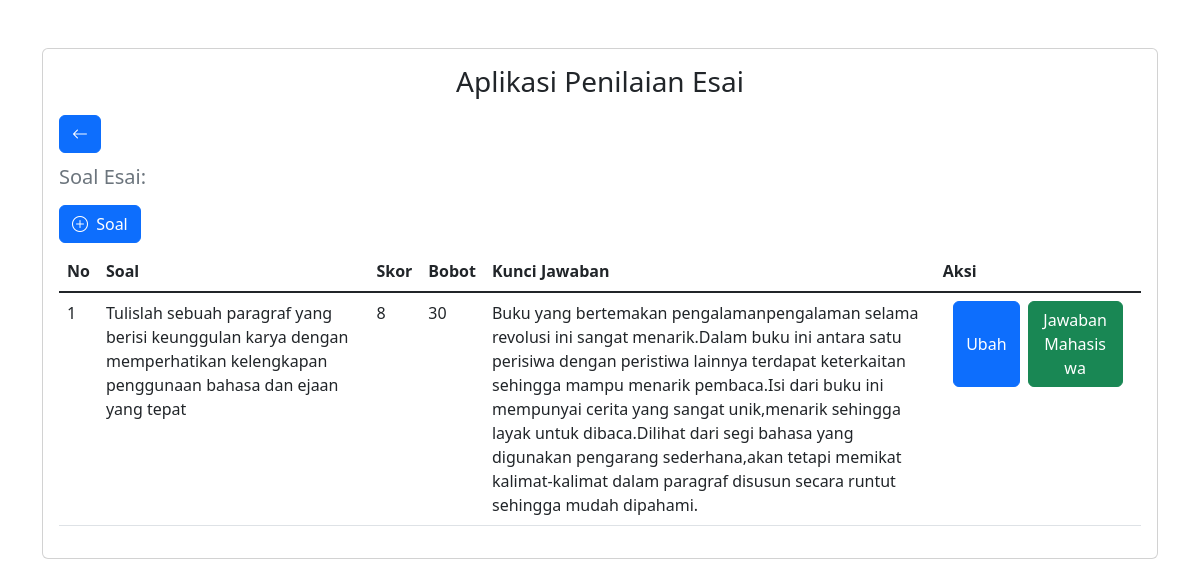
Page /essay/soal_view/BINDO on the earlier database version.
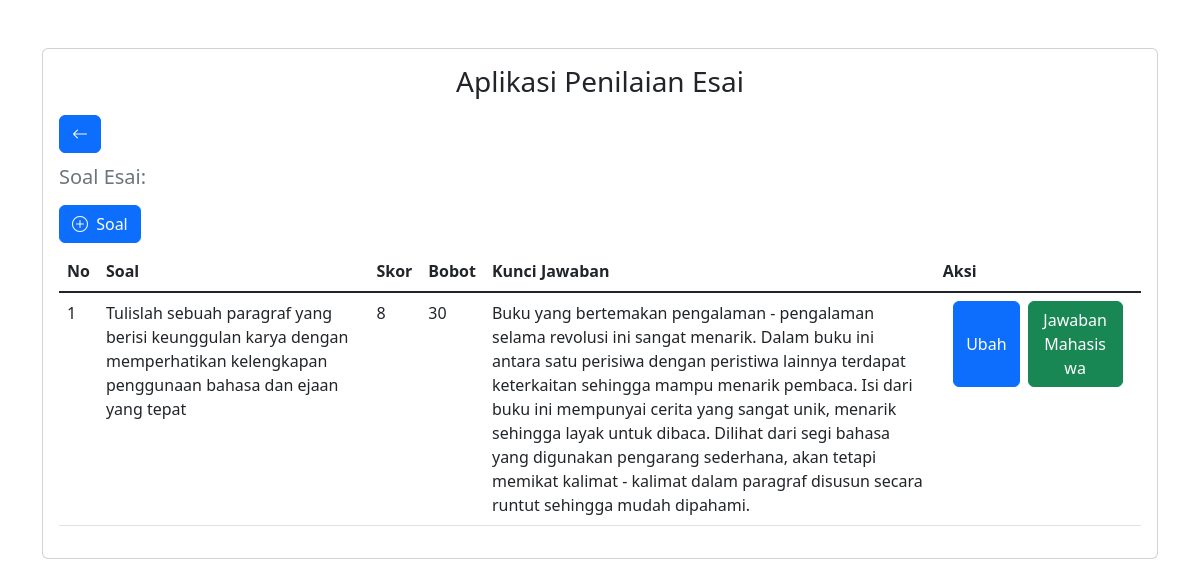
Same page on the later database version.
### tables this page shows
CREATE TABLE `soal_esai` (
  `kd_soal` varchar(6) NOT NULL,
  `kd_matkul` varchar(6) NOT NULL,
  `soal` text NOT NULL,
  `skor` int(1) NOT NULL,
  `bobot` int(3) NOT NULL,
  `kunci_jawaban` text NOT NULL
);

### application/controllers/Essay.php (called while the page is built, shortened)
<?php
class Essay extends CI_Controller
{
    public function __construct()
    {
        $this->load->model('essay_model');
        $this->load->helper('url');
    }
    public function soal_view($kd_matkul)
    {
        $this->soal_matakuliah = $this->essay_model->show_data('kd_soal, soal, skor, bobot, kunci_jawaban', 'soal_esai', ['kd_matkul' => $kd_matkul]);
        $this->load->view('template/header');
        $this->load->view('soal_view', ['kd_matkul' => $kd_matkul, 'title' => '', 'soal_matkul' => $this->soal_matakuliah]);
        $this->load->view('template/footer');
    }
}

### index.php (called while the page is built, shortened)
<?php
require_once BASEPATH.'core/CodeIgniter.php';

### application/models/Essay_model.php (called while the page is built, shortened)
<?php
class Essay_model extends CI_Model
{
    public function show_data(string $column, string $table, array $param = null)
    {
        $this->db->select($column);
        if (!is_null($param)) {
            $query = $this->db->get_where($table, $param);
        } else {
            $query = $this->db->get($table);
        }
        return $query->result();
    }
}

### application/views/soal_view.php (the view, shortened to what this page needs)
<a href="<?= base_url('/') ?>" class="btn btn-primary mb-3"> <i class="bi bi-arrow-left"></i></a>
<h5 class="card-subtitle text-muted">Soal Esai: <?= $title; ?></h5>
<button type="button" class="btn btn-primary mt-3" data-bs-toggle="modal" data-bs-target="#tambahSoalEsai"><i class="bi bi-plus-circle me-1"></i> Soal</button>
<table class="table mt-2">
  <thead>
    <tr>
      <th>No</th>
      <th>Soal</th>
      <th>Skor</th>
      <th>Bobot</th>
      <th>Kunci Jawaban</th>
      <th>Aksi</th>
    </tr>
  </thead>
  <tbody class="table-group-divider">
    <?php
    if (count($soal_matkul) !== 0) {
      foreach ($soal_matkul as $key => $value) { ?>
        <tr>
          <td><?= $key + 1; ?></td>
          <td class="col-3"><?= $value->soal ?? ''; ?></td>
          <td><?= $value->skor ?? ''; ?></td>
          <td><?= $value->bobot ?? ''; ?></td>
          <td class="col-5"><?= $value->kunci_jawaban ?? ''; ?></td>
          <td>
            <div class="d-grid gap-2 d-md-flex justify-content-md-center">
              <a href="javascript:;" kd-soal="<?= $value->kd_soal; ?>" data-soal="<?= $value->soal; ?>" data-bobot="<?= $value->bobot; ?>" data-skor="<?= $value->skor; ?>" data-kunci-jawaban="<?= $value->kunci_jawaban; ?>" class="btn btn-primary d-flex align-items-center" data-bs-toggle="modal" data-bs-target="#ubahSoalEsai">Ubah</a>
              <a href="<?= base_url('mahasiswa_view/' . $value->kd_soal); ?>" class="btn btn-success col-6">Jawaban Mahasiswa</a>
            </div>
          </td>
        </tr>
      <?php
      }
    } ?>
  </tbody>
</table>

Differences in the rows shown:
changed soal_esai: kunci_jawaban "Buku yang bertemakan pengalaman\u0002pengalaman selama revolusi ini sangat menarik.Dalam buku ini antara satu perisiwa dengan peristiwa lainnya terdapat keterkaitan sehingga mampu menarik pembaca.Isi dari buku ini mempunyai cerita yang sangat unik,menarik sehingga layak untuk dibaca.Dilihat dari segi bahasa yang digunakan pengarang sederhana,akan tetapi memikat kalimat-kalimat dalam paragraf disusun secara…" → "Buku yang bertemakan pengalaman - pengalaman selama revolusi ini sangat menarik. Dalam buku ini antara satu perisiwa dengan peristiwa lainnya terdapat keterkaitan sehingga mampu menarik pembaca. Isi dari buku ini mempunyai cerita yang sangat unik, menarik sehingga layak untuk dibaca. Dilihat dari segi bahasa yang digunakan pengarang sederhana, akan tetapi memikat kalimat - kalimat dalam paragraf disusun secara…"
